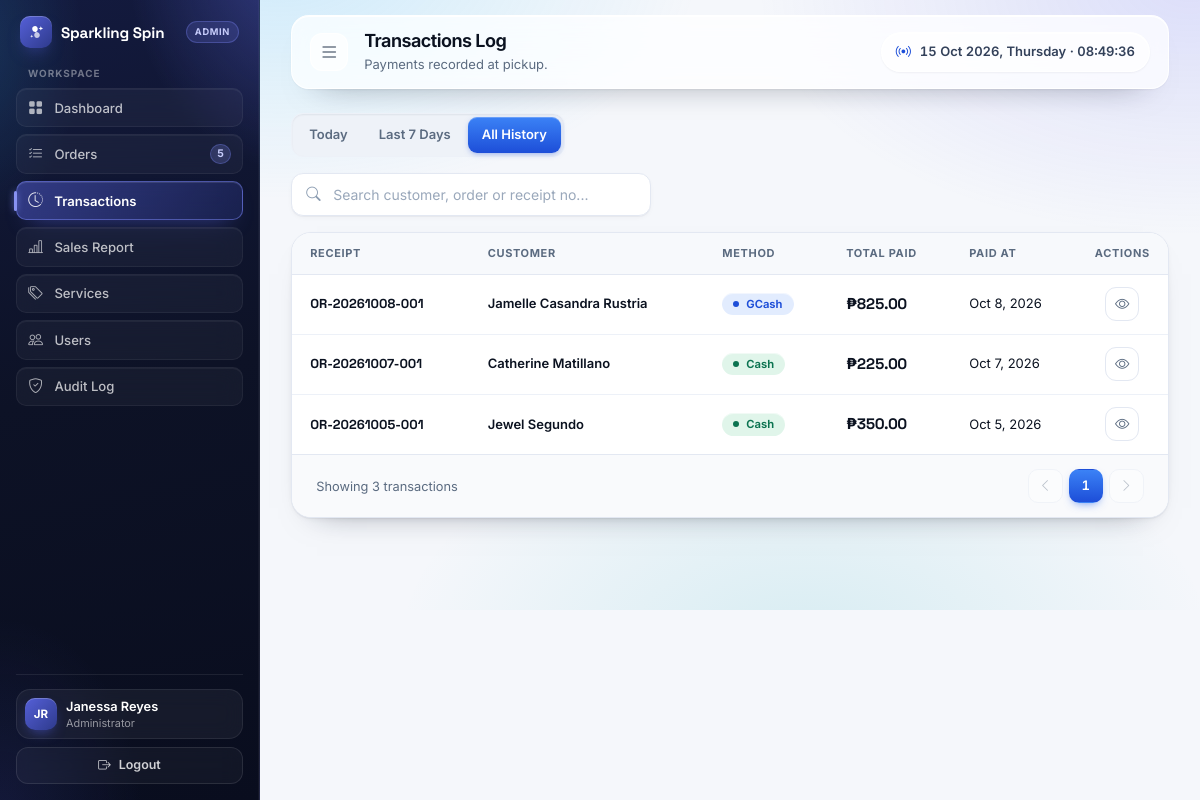
The page /transaction.php (signed in) on the database its author committed.
### tables this page shows
CREATE TABLE payments (
  payment_id      INT AUTO_INCREMENT PRIMARY KEY,
  order_id        INT NOT NULL UNIQUE,
  receipt_no      VARCHAR(20) NOT NULL UNIQUE,
  method          ENUM('Cash','GCash') NOT NULL,
  amount_due      DECIMAL(10,2) NOT NULL,
  amount_tendered DECIMAL(10,2) NOT NULL,
  change_given    DECIMAL(10,2) NOT NULL DEFAULT 0,
  reference_no    VARCHAR(50) NULL,              
  received_by     INT NOT NULL,
  paid_at         TIMESTAMP NOT NULL DEFAULT CURRENT_TIMESTAMP,
  FOREIGN KEY (order_id)    REFERENCES orders(order_id),
  FOREIGN KEY (received_by) REFERENCES users(user_id)
);

CREATE TABLE customers (
  customer_id INT AUTO_INCREMENT PRIMARY KEY,
  full_name   VARCHAR(100) NOT NULL,
  phone       VARCHAR(20) NULL,           
  created_at  TIMESTAMP NOT NULL DEFAULT CURRENT_TIMESTAMP,
  INDEX idx_customer_name (full_name),
  INDEX idx_customer_phone (phone)
);

### transaction.php (the view, shortened to what this page needs)
<?php
require_once __DIR__ . '/includes/db.php';
require_once __DIR__ . '/includes/ui.php';
$date_filter  = (isset($_GET['date_filter']) && in_array($_GET['date_filter'], ['today', 'weekly'], true)) ? $_GET['date_filter'] : '';
$search_query = isset($_GET['search']) ? trim($_GET['search']) : '';
$where_clauses = ['1 = 1'];
$where_sql = " WHERE " . implode(" AND ", $where_clauses);
$ledger_from = "
    FROM payments p
    JOIN orders o    ON o.order_id    = p.order_id
    JOIN customers c ON c.customer_id = o.customer_id
    JOIN services s  ON s.service_id  = o.service_id
    JOIN users u     ON u.user_id     = p.received_by
";
$items_per_page = 7;
$page   = isset($_GET['page']) ? max(1, intval($_GET['page'])) : 1;
$offset = ($page - 1) * $items_per_page;
$total_result = $conn->query("SELECT COUNT(*) AS total {$ledger_from} {$where_sql}");
$total_rows   = $total_result ? intval($total_result->fetch_assoc()['total']) : 0;
$total_pages  = max(1, ceil($total_rows / $items_per_page));
$transactions = [];
try {
    $result = $conn->query("
        SELECT p.payment_id, p.receipt_no, p.method AS payment_method, p.reference_no, p.amount_due AS paid_amount,
               p.amount_tendered, p.change_given, p.paid_at, u.full_name AS cashier_name,
               o.order_id, o.order_number, o.total_amount, o.loads, o.price_per_load, o.weight_kg AS weight,
               o.released_at AS release_date, c.full_name AS customer_name, c.phone AS contact_number, s.name AS service_type
        {$ledger_from} {$where_sql}
        ORDER BY p.paid_at DESC, p.payment_id DESC
        LIMIT {$items_per_page} OFFSET {$offset}
    ");
    while ($row = $result->fetch_assoc()) { $transactions[] = $row; }
} catch (Throwable $e) {
    error_log('[transaction] ' . $e->getMessage());
    $_SESSION['error'] = 'Could not load the transaction ledger. Please try again.';
}
function tx_url(array $over = []) {
    $params = array_filter(array_merge(['date_filter' => $_GET['date_filter'] ?? '', 'search' => $_GET['search'] ?? '', 'page' => ''], $over), function ($v) { return $v !== '' && $v !== null && $v !== 1; });
    return 'transaction.php' . ($params ? '?' . http_build_query($params) : '');
}
function tx_json($tx) {
    return htmlspecialchars(json_encode([
        'order_id'  => (int) $tx['order_id'],
        'receipt'   => $tx['receipt_no'],
        'order_no'  => $tx['order_number'],
        'customer'  => $tx['customer_name'],
        'phone'     => $tx['contact_number'] ?: 'N/A',
        'service'   => $tx['service_type'],
        'weight'    => (float) $tx['weight'],
        'loads'     => (float) $tx['loads'],
        'per_kg'    => abs((float) $tx['total_amount'] - (float) $tx['price_per_load'] * (float) $tx['loads']) > 0.005,
        'price'     => (float) $tx['price_per_load'],
        'total'     => (float) $tx['total_amount'],
        'paid'      => (float) $tx['paid_amount'],
        'method'    => $tx['payment_method'],
        'ref'       => (string) ($tx['reference_no'] ?? ''),
        'tendered'  => (float) $tx['amount_tendered'],
        'change'    => (float) $tx['change_given'],
        'cashier'   => $tx['cashier_name'],
        'paid_at'   => date('M j, Y g:i A', strtotime($tx['paid_at'])),
        'completed' => date('M j, Y g:i A', strtotime(!empty($tx['release_date']) ? $tx['release_date'] : $tx['paid_at'])),
    ], JSON_UNESCAPED_UNICODE | JSON_HEX_TAG | JSON_HEX_AMP), ENT_QUOTES, 'UTF-8');
}
function tx_method_badge($m) { return '<span class="ot-badge is-compact ' . ($m === 'Cash' ? 'ot-b-cash' : 'ot-b-gcash') . '">' . htmlspecialchars($m) . '</span>'; }
$shown_count  = count($transactions);
$showing_text = 'Showing ' . $shown_count . ($total_rows > $shown_count ? ' of ' . $total_rows : '') . ' ' . ($shown_count === 1 ? 'transaction' : 'transactions');
if ($search_query !== '') {
    $empty_msg  = 'No transactions match &ldquo;' . htmlspecialchars($search_query) . '&rdquo;.';
    $empty_hint = 'Try another customer, order or receipt number, or clear the search.';
} elseif ($date_filter === 'today') {
    $empty_msg  = 'No transactions recorded today.';
    $empty_hint = 'Payments taken today will appear here.';
} elseif ($date_filter === 'weekly') {
    $empty_msg  = 'No transactions in the last 7 days.';
    $empty_hint = 'Payments from this week will appear here.';
} else {
    $empty_msg  = 'No transaction records found.';
    $empty_hint = 'Payments will appear here once orders are released.';
}
include __DIR__ . '/components/header.php';
?>
<div class="container-fluid ot-page">
    <div class="ot-toolbar">
        <div class="ot-toolbar-group">
            <nav class="ot-tabs" aria-label="Transaction filter">
                <a class="ot-tab <?php echo $date_filter === 'today' ? 'is-active' : ''; ?>" href="<?php echo tx_url(['date_filter' => 'today']); ?>">Today</a>
                <a class="ot-tab <?php echo $date_filter === 'weekly' ? 'is-active' : ''; ?>" href="<?php echo tx_url(['date_filter' => 'weekly']); ?>">Last 7 Days</a>
                <a class="ot-tab <?php echo $date_filter === '' ? 'is-active' : ''; ?>" href="<?php echo tx_url(['date_filter' => '']); ?>">All History</a>
            </nav>
        </div>
    </div>
    <div class="ot-searchbar">
        <form action="transaction.php" method="GET" class="ot-search">
            <input type="text" name="search" placeholder="Search customer, order or receipt no..." value="<?php echo htmlspecialchars($search_query); ?>" aria-label="Search transactions">
        </form>
    </div>
    <div class="ot-table-card d-none d-xl-block mb-3">
        <div class="table-responsive">
            <table class="ot-table">
                <thead>
                    <tr>
                        <th>Receipt</th>
                        <th>Customer</th>
                        <th>Method</th>
                        <th>Total Paid</th>
                        <th>Paid at</th>
                        <th class="is-center ot-col-action">Actions</th>
                    </tr>
                </thead>
                <tbody>
                    <?php if (!$transactions): ?>
                        <tr><td colspan="9" class="ot-empty"><i class="bi bi-receipt"></i><?php echo $empty_msg; ?><span class="ot-sub"><?php echo $empty_hint; ?></span></td></tr>
                    <?php else: foreach ($transactions as $t): $ts = strtotime($t['paid_at']); ?>
                        <tr data-tx="<?php echo tx_json($t); ?>">
                            <td class="ot-order-id"><?php echo htmlspecialchars($t['receipt_no']); ?></td>
                            <td>
                                <div class="ot-cust-name"><?php echo htmlspecialchars($t['customer_name']); ?></div>
                            </td>
                            <td><?php echo tx_method_badge($t['payment_method']); ?></td>
                            <td class="text-nowrap"><span class="ot-amount"><?php echo ui_money($t['paid_amount']); ?></span></td>
                            <td class="text-nowrap"><?php echo date('M j, Y', $ts); ?></td>
                            <td class="is-center">
                                <div class="ot-actions">
                                    <button type="button" class="ot-icon-btn" data-tx-do="view" title="View transaction details" aria-label="View transaction details"><i class="bi bi-eye"></i></button>
                                </div>
                            </td>
                        </tr>
                    <?php endforeach; endif; ?>
                </tbody>
            </table>
        </div>
        <div class="ot-foot">
            <span><?php echo $showing_text; ?></span>
            <?php echo ui_pager($page, $total_pages, function ($p) { return tx_url(['page' => $p]); }); ?>
        </div>
    </div>
</div>
<?php include __DIR__ . '/components/footer.php'; ?>

### rows shown on the page
payments: receipt_no "OR-20261008-001", customers.full_name "Jamelle Casandra Rustria", method "GCash", amount_due "₱825.00", paid_at "Oct 8, 2026"
payments: receipt_no "OR-20261007-001", customers.full_name "Catherine Matillano", method "Cash", amount_due "₱225.00", paid_at "Oct 7, 2026"
payments: receipt_no "OR-20261005-001", customers.full_name "Jewel Segundo", method "Cash", amount_due "₱350.00", paid_at "Oct 5, 2026"

### other values the page prints
$_SESSION['role'] "ADMIN"
$label "Dashboard"
$label "Orders"
$badge "5"
$label "Transactions"
$label "Sales Report"
$label "Services"
$label "Users"
$label "Audit Log"
$sb_initials "JR"
$sb_full "Janessa Reyes"
$sb_role "Administrator"
$header_heading "Transactions Log"
$page_desc "Payments recorded at pickup."
$showing_text "Showing 3 transactions"
